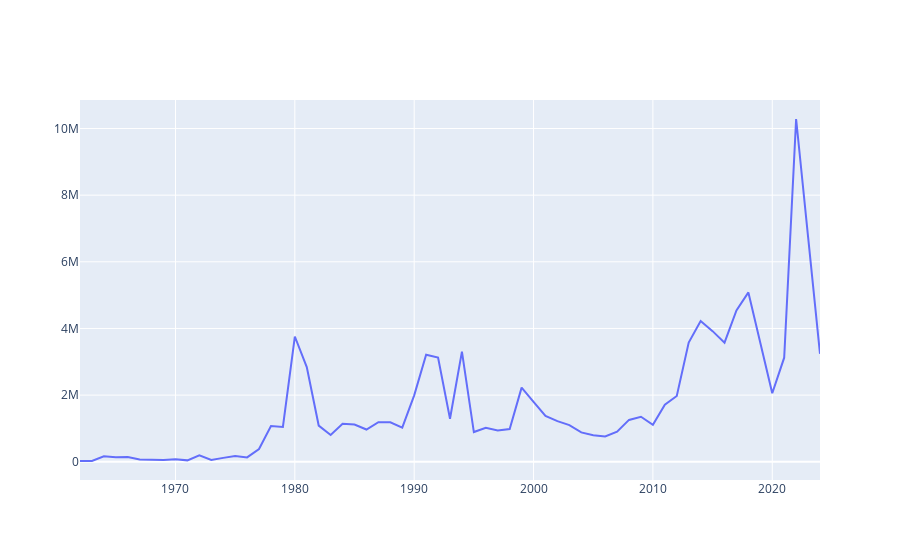

Notebook code cell kept with this figure:
### Code cell
fig = make_subplots(rows=1, cols=1)
fig.add_trace(go.Scatter(y=timeline_asylum_seekers['count'], x=timeline_asylum_seekers['year']))
